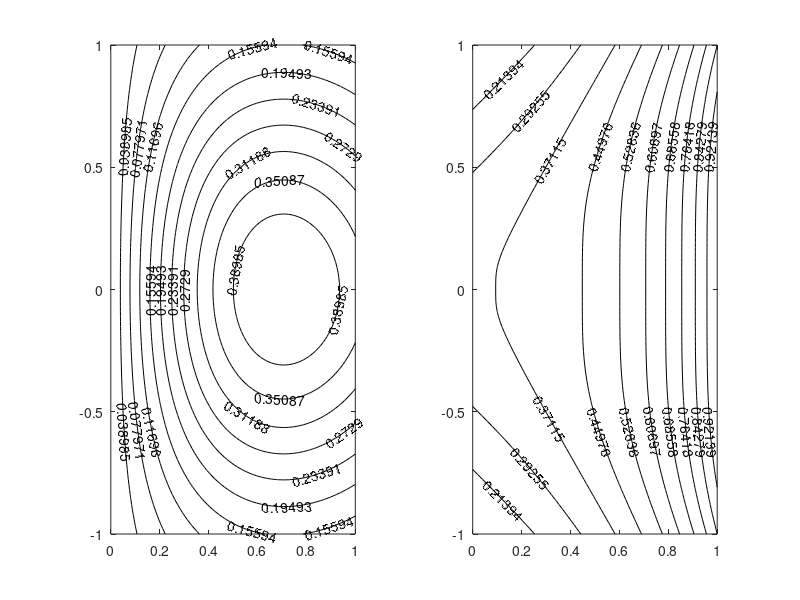

MATLAB code to generate this figure:
width=1;
angle = -10.54/30*0.0; %TO ROTATE CLOCKWISE BY X DEGREES
R = [cos(angle) -sin(angle);sin(angle) cos(angle)];  %CREATE THE MATRIX
%R = [0.97 -0.03;0.03 0.97];
x = linspace(-width*0.0,width);
y = linspace(-width,width);
[Xq,Yq] = meshgrid(x,y); % Original
XY = [Xq(:) Yq(:)]; % Create Matrix Of Vectors
%Z = sin(X) + cos(Y);
rotXY=XY*R';  %MULTIPLY VECTORS BY THE ROT MATRIX
Z = Xq.*exp(-(Xq.^2+Yq.^2)/width^2); % ‘Z’ To Provide A Surface
phi=det(R*R);
%Z = sin(X)

%contourf(X,Y,Z,10)
%colorbar("on")
Xqr = reshape(rotXY(:,1), size(Xq,1), []);
Yqr = reshape(rotXY(:,2), size(Yq,1), []);


Zr = exp(-(Xqr.^2+Yqr.^2-2*Xqr.*sqrt(Xqr.^2+Yqr.^2)*phi+phi^2)/width^2); % ‘Z’ To Provide A Surface


%Zr = Zr/max(max(Zr));

contour(Xqr,Yqr,Z,10,'ShowText',"on", 'linecolor','k') % Rotated contour(X,Y,Z,'ShowText','on')
t = xlabel('z_R');
t = ylabel('r');
%,true,"LabelFormat","%0.1f m"

%contour(Zr,10,"ShowText","on","LabelFormat",@mylabel, 'linecolor','b')
xlim([0 width])
ylim([-width width])

function labels = mylabel(vals)
feetPerMeter = 3.28084;
feet = round(vals.*feetPerMeter);
labels = vals + " m (" + feet + " ft)";
labels(vals == 0) = "0 nm";
end

subplot(1,2,1);
contour(Xqr,Yqr,Z,10,'ShowText',"on", 'linecolor','black'), axis equal

subplot(1,2,2);
contour(Xqr,Yqr,Zr,10,'ShowText',"on", 'linecolor','black'), axis equal
